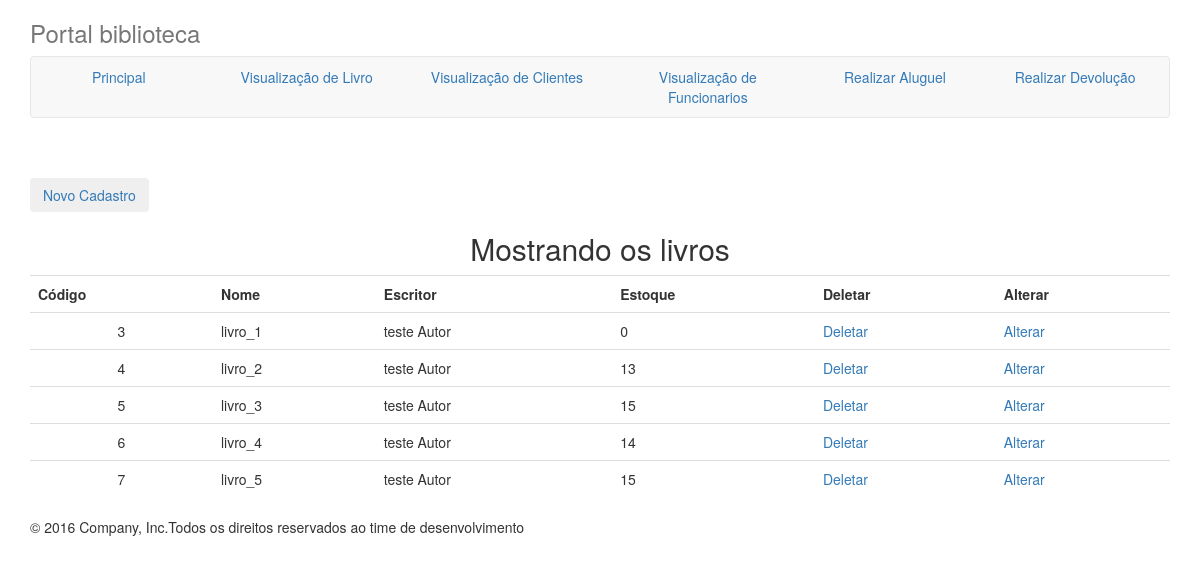
Before: /visualizacao/visualizacaoLivro.php with the older database file.
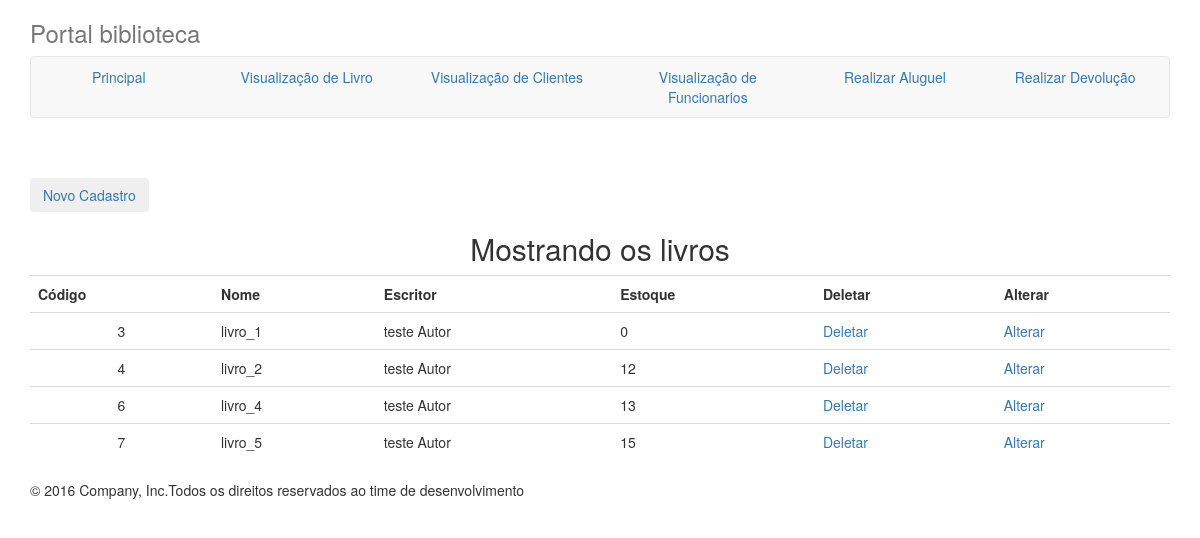
After: the same page with the newer database file.
### tables this page shows
CREATE TABLE IF NOT EXISTS `book` (
  `id` bigint(20) unsigned NOT NULL AUTO_INCREMENT,
  `name` varchar(100) NOT NULL,
  `writer` varchar(100) NOT NULL,
  `pages` varchar(100) NOT NULL,
  `stash` int(100) NOT NULL,
  UNIQUE KEY `id` (`id`)
);

### visualizacao/visualizacaoLivro.php (the view, shortened to what this page needs)
<!doctype html>
<html>
<head>
<link rel="stylesheet" href="../css/bootstrap.css">
</head>
<body>
<div class="container">
      <div class="masthead">
        <h3 class="text-muted">Portal biblioteca</h3>
        <nav class="navbar navbar-default">
          <ul class="nav nav-justified">
          <li class="active"><a href="../index.php">Principal</a></li>
            <li><a href="visualizacaoLivro.php">Visualização de Livro</a></li>
            <li><a href="visualizacaoCliente.php">Visualização de Clientes</a></li>
            <li><a href="visualizacaoFuncionario.php">Visualização de Funcionarios</a></li>
            <li><a href="../cadastro/aluguel.php">Realizar Aluguel</a></li>
			<li><a href="../cadastro/devolucao.php">Realizar Devolução</a></li>
          </ul>
        </nav>
      </div>
      <div>
	   <br><br>
	  <a href="../cadastro/cadastroLivro.php"><button type="button"  class="btn">Novo Cadastro</button></a>
	  <?php
$resultado=mysql_query("Select * from book order by id") or die ("Não é possível consultar clientes.");
		print("<center><h2>Mostrando os livros</h2>");
		print("<table class='display table' width='90%'>");
		print("<tr><td><b>Código</td>");
		print("<td><b>Nome</td>");
		print("<td><b>Escritor</td>");
		print("<td><b>Estoque</td>");
		print("<td><b>Deletar</td><td><b>Alterar</td></tr>");
			while ($linha=mysql_fetch_array($resultado)) {
			$id=$linha["id"];
			$name=$linha["name"];
			$writer=$linha["writer"];
			$stash=$linha["stash"];
			print("<tr><td align='center'>$id</td>");
			print("<td>$name</td>");
			print("<td>$writer</td>");
			print("<td>$stash</td>");
			print("<td><a href='../trafegoDados/deletaLivro.php?cod=$id'>Deletar</a></td>");
			print("<td><a href='../trafegoDados/alteraLivro.php?cod=$id'>Alterar</a></td></tr>");   }
			print("</table></center>");
?>
	  </div>
      <footer class="footer">
        <p>&copy; 2016 Company, Inc.Todos os direitos reservados ao time de desenvolvimento</p>
      </footer>
    </div>
</body>
</html>

Changed rows visible on the page:
removed book: id "5", name "livro_3", writer "teste Autor", stash "15"
changed book "livro_2": stash "13" → "12"
changed book "livro_4": stash "14" → "13"
